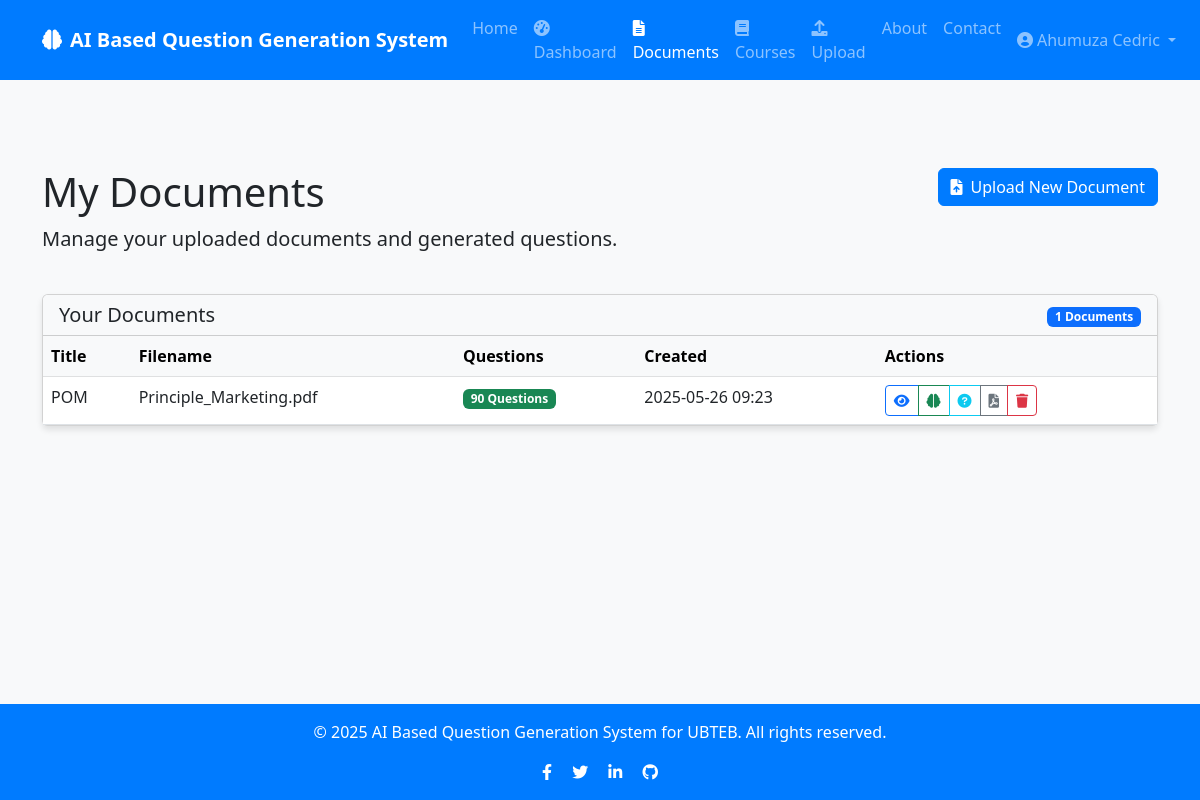
/documents (signed in), run on an earlier commit of the app's database.
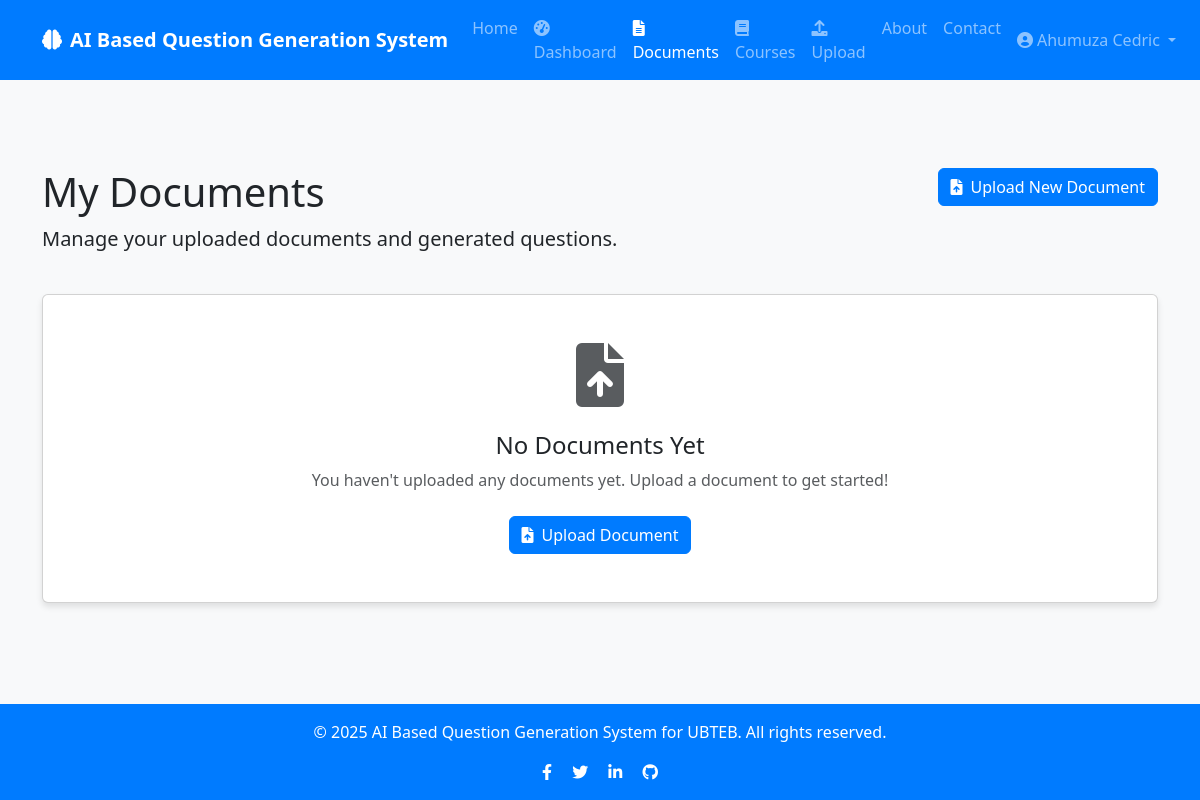
And on a later commit of the database.
### app/models/document.py (models this page shows, shortened)
class Document(db.Model):
    id = db.Column(db.Integer, primary_key=True)
    title = db.Column(db.String(100), nullable=False)
    filename = db.Column(db.String(100), nullable=False)
    file_path = db.Column(db.String(255), nullable=False)
    content = db.Column(db.Text, nullable=False)
    created_at = db.Column(db.DateTime, default=datetime.utcnow)
    user_id = db.Column(db.Integer, db.ForeignKey('user.id'), nullable=False)
    course_id = db.Column(db.Integer, db.ForeignKey('course.id'), nullable=True)
    questions = db.relationship('Question', backref='document', lazy=True, cascade="all, delete-orphan")
    question_sets = db.relationship('QuestionSet', backref='document', lazy=True, cascade="all, delete-orphan")

### app/routes/questions.py (the view)
@questions.route('/documents')
@login_required
def list_documents():
    documents = Document.query.filter_by(user_id=current_user.id).all()
    return render_template('questions/documents.html', documents=documents)

### app/models/user.py (called while the page is built)
@login_manager.user_loader
def load_user(user_id):
    return User.query.get(int(user_id))

### app/templates/questions/documents.html (shortened to what the changed rows need)
{% extends "base.html" %}
{% block content %}
<div class="container py-5">
    <div class="row mb-4">
        <div class="col-md-8">
            <h1>My Documents</h1>
        </div>
    </div>
    {% if documents %}
        <div class="row">
            <div class="col-md-12">
                <div class="card">
                    <div class="card-header bg-light">
                        <div class="row align-items-center">
                            <div class="col">
                                <h5 class="mb-0">Your Documents</h5>
                            </div>
                            <div class="col-auto">
                                <span class="badge bg-primary">{{ documents|length }} Documents</span>
                            </div>
                        </div>
                    </div>
                    <div class="card-body p-0">
                        <div class="table-responsive">
                            <table class="table table-hover mb-0">
                                <thead class="table-light">
                                    <tr>
                                        <th>Title</th>
                                        <th>Filename</th>
                                        <th>Questions</th>
                                        <th>Created</th>
                                        <th>Actions</th>
                                    </tr>
                                </thead>
                                <tbody>
                                    {% for document in documents|sort(attribute='created_at', reverse=True) %}
                                        <tr>
                                            <td>{{ document.title }}</td>
                                            <td>{{ document.filename }}</td>
                                            <td>
                                                {% if document.questions|length > 0 %}
                                                    <span class="badge bg-success">{{ document.questions|length }} Questions</span>
                                                {% else %}
                                                    <span class="badge bg-secondary">No Questions</span>
                                                {% endif %}
                                            </td>
                                            <td>{{ document.created_at.strftime('%Y-%m-%d %H:%M') }}</td>
                                            <td>
                                                <div class="btn-group" role="group">
                                                    <a href="{{ url_for('questions.view_document', document_id=document.id) }}"
                                                       class="btn btn-sm btn-outline-primary"
                                                       title="View Document">
                                                        <i class="fas fa-eye"></i>
                                                    </a>
                                                    <a href="{{ url_for('questions.generate_questions_form', document_id=document.id) }}"
                                                       class="btn btn-sm btn-outline-success"
                                                       title="Generate Questions">
                                                        <i class="fas fa-brain"></i>
                                                    </a>
                                                    {% if document.questions|length > 0 %}
                                                        <a href="{{ url_for('questions.view_questions', document_id=document.id) }}"
                                                           class="btn btn-sm btn-outline-info"
                                                           title="View Questions">
                                                            <i class="fas fa-question-circle"></i>
                                                        </a>
                                                        <a href="{{ url_for('questions.export_questions', document_id=document.id) }}"
                                                           class="btn btn-sm btn-outline-secondary"
                                                           title="Export Questions">
                                                            <i class="fas fa-file-pdf"></i>
                                                        </a>
                                                    {% endif %}
                                                    <button type="button"
                                                            class="btn btn-sm btn-outline-danger delete-doc-btn"
                                                            data-document-id="{{ document.id }}"
                                                            data-document-title="{{ document.title }}"
                                                            title="Delete Document">
                                                        <i class="fas fa-trash"></i>
                                                    </button>
                                                </div>
                                            </td>
                                        </tr>
                                    {% endfor %}
                                </tbody>
                            </table>
                        </div>
                    </div>
                </div>
            </div>
        </div>
    {% else %}
        <div class="row">
            <div class="col-md-12">
                <div class="card">
                    <div class="card-body text-center py-5">
                        <i class="fas fa-file-upload fa-4x text-muted mb-4"></i>
                        <h4>No Documents Yet</h4>
                        <p class="text-muted mb-4">You haven't uploaded any documents yet. Upload a document to get started!</p>
                        <a href="{{ url_for('questions.upload_document') }}" class="btn btn-primary">
                            <i class="fas fa-file-upload me-2"></i>Upload Document
                        </a>
                    </div>
                </div>
            </div>
        </div>
    {% endif %}
</div>
{% endblock %}

What changed in the data, as far as the page shows it:
removed Document: title "POM", filename "Principle_Marketing.pdf", questions|length "90", created_at "2025-05-26 09:23"
Also different on the page:
{{ documents|length }}: "1" → (not shown)
text no longer shown: "Your Documents Documents Title Filename Questions Created Actions"
text now shown: "No Documents Yet You haven't uploaded any documents yet. Upload a document to get started! Upload Document"
